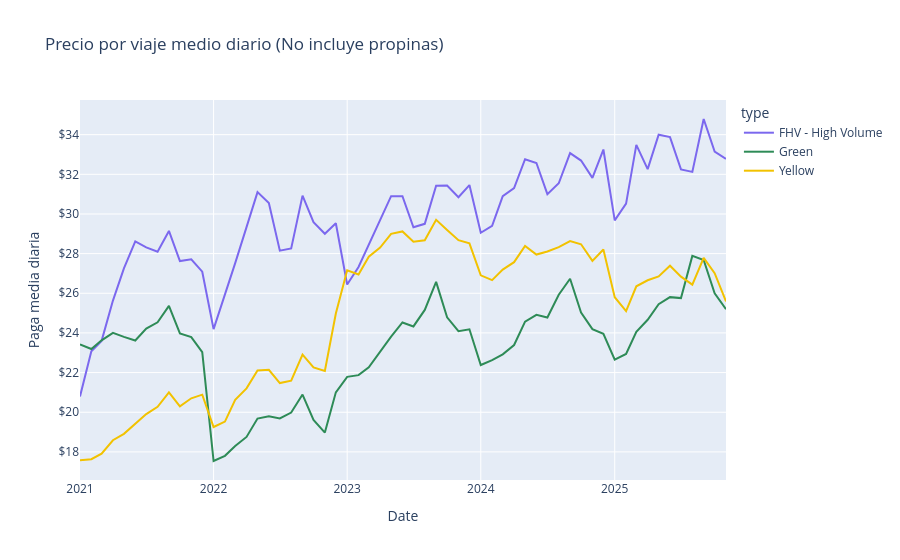

The cell this chart's notebook holds for it:
### Markdown cell above
Vemos que las distribuciones son prácticamente uniformes a lo largo de los años y muy parecidas. En 2021 se aprecia que la duración media de los viajes de taxis verdes era superior, lo que se puede explicar con que el primer año posterior al covid, la gente se movía entre distritos en taxi verde en vez de usar transporte público.
También hay una caida puntual sobre los taxis amarillos en octubre de 2023. Se considerará un error en los datos o un evento desconocido.

### Code cell
res3 = con.execute(f"""
WITH
daily_fhv AS (
  SELECT
    CAST(pickup_datetime AS DATE) AS day,
    AVG(total_amount) AS daily_avg
  FROM '{path_uber}'
  WHERE CAST(pickup_datetime AS DATE) >= DATE '2021-01-01'
    AND CAST(pickup_datetime AS DATE) <  DATE '2026-01-01'
  GROUP BY 1
),
monthly_fhv AS (
  SELECT
    CAST(date_trunc('month', day) AS DATE) AS month,
    AVG(daily_avg) AS monthly_avg,
    'FHV - High Volume' AS type
  FROM daily_fhv
  GROUP BY 1
),

daily_yellow AS (
  SELECT
    CAST(pickup_datetime AS DATE) AS day,
    AVG(total_amount) AS daily_avg
  FROM '{path_yellow}'
  WHERE CAST(pickup_datetime AS DATE) >= DATE '2021-01-01'
    AND CAST(pickup_datetime AS DATE) <  DATE '2026-01-01'
  GROUP BY 1
),
monthly_yellow AS (
  SELECT
    CAST(date_trunc('month', day) AS DATE) AS month,
    AVG(daily_avg) AS monthly_avg,
    'Yellow' AS type
  FROM daily_yellow
  GROUP BY 1
),

daily_green AS (
  SELECT
    CAST(pickup_datetime AS DATE) AS day,
    AVG(total_amount) AS daily_avg
  FROM '{path_green}'
  WHERE CAST(pickup_datetime AS DATE) >= DATE '2021-01-01'
    AND CAST(pickup_datetime AS DATE) <  DATE '2026-01-01'
  GROUP BY 1
),
monthly_green AS (
  SELECT
    CAST(date_trunc('month', day) AS DATE) AS month,
    AVG(daily_avg) AS monthly_avg,
    'Green' AS type
  FROM daily_green
  GROUP BY 1
)

SELECT * FROM monthly_fhv
WHERE month >= DATE '2021-01-01' AND month < DATE '2026-01-01'
UNION ALL
SELECT * FROM monthly_yellow
WHERE month >= DATE '2021-01-01' AND month < DATE '2025-12-01'
UNION ALL
SELECT * FROM monthly_green
WHERE month >= DATE '2021-01-01' AND month < DATE '2025-12-01'
ORDER BY month, type;
""").pl()


fig = px.line(
    res3,
    x="month",
    y="monthly_avg",
    color="type",
    title="Precio por viaje medio diario (No incluye propinas)",
    color_discrete_map=color_map,
)

fig.update_xaxes(dtick="M12", tickformat="%Y")
fig.update_layout(
    yaxis_tickprefix="$",
    yaxis_tickformat=",",   # 1,234.56 (cambia a ",.0f" si no quieres decimales)
)

fig.update_traces(
    hovertemplate="Date: %{x|%b %Y}<br>Paga media diaria: $%{y:,.2f}<extra>%{fullData.name}</extra>"
)

fig.update_layout(
    xaxis_title="Date",
    yaxis_title="Paga media diaria",
)

fig.show()

### Figure 1 — Plotly figure (JSON) as saved in the notebook; plotly's stock layout.template omitted (floating-point values rounded to 4 significant figures)
{"data": [{"hovertemplate": "Date: %{x|%b %Y}<br>Paga media diaria: $%{y:,.2f}<extra>%{fullData.name}</extra>", "legendgroup": "FHV - High Volume", "line": {"color": "#7B68EE", "dash": "solid"}, "marker": {"symbol": "circle"}, "mode": "lines", "name": "FHV - High Volume", "orientation": "v", "showlegend": true, "type": "scatter", "x": ["2021-01-01", "2021-02-01", "2021-03-01", "2021-04-01", "2021-05-01", "2021-06-01", "2021-07-01", "2021-08-01", "2021-09-01", "2021-10-01", "2021-11-01", "2021-12-01", "2022-01-01", "2022-02-01", "2022-03-01", "2022-04-01", "2022-05-01", "2022-06-01", "2022-07-01", "2022-08-01", "2022-09-01", "2022-10-01", "2022-11-01", "2022-12-01", "2023-01-01", "2023-02-01", "2023-03-01", "2023-04-01", "2023-05-01", "2023-06-01", "2023-07-01", "2023-08-01", "2023-09-01", "2023-10-01", "2023-11-01", "2023-12-01", "2024-01-01", "2024-02-01", "2024-03-01", "2024-04-01", "2024-05-01", "2024-06-01", "2024-07-01", "2024-08-01", "2024-09-01", "2024-10-01", "2024-11-01", "2024-12-01", "2025-01-01", "2025-02-01", "2025-03-01", "2025-04-01", "2025-05-01", "2025-06-01", "2025-07-01", "2025-08-01", "2025-09-01", "2025-10-01", "2025-11-01"], "xaxis": "x", "y": [20.8, 23.07, 23.6, 25.63, 27.25, 28.61, 28.32, 28.09, 29.14, 27.62, 27.72, 27.09, 24.19, 25.91, 27.52, 29.34, 31.1, 30.56, 28.15, 28.26, 30.93, 29.59, 29.0, 29.53, 26.44, 27.33, 28.46, 29.71, 30.9, 30.9, 29.33, 29.5, 31.43, 31.43, 30.84, 31.46, 29.05, 29.4, 30.89, 31.3, 32.76, 32.57, 31.0, 31.55, 33.07, 32.69, 31.82, 33.25, 29.68, 30.52, 33.49, 32.26, 33.99, 33.88, 32.25, 32.12, 34.79, 33.15, 32.78], "yaxis": "y"}, {"hovertemplate": "Date: %{x|%b %Y}<br>Paga media diaria: $%{y:,.2f}<extra>%{fullData.name}</extra>", "legendgroup": "Green", "line": {"color": "#2E8B57", "dash": "solid"}, "marker": {"symbol": "circle"}, "mode": "lines", "name": "Green", "orientation": "v", "showlegend": true, "type": "scatter", "x": ["2021-01-01", "2021-02-01", "2021-03-01", "2021-04-01", "2021-05-01", "2021-06-01", "2021-07-01", "2021-08-01", "2021-09-01", "2021-10-01", "2021-11-01", "2021-12-01", "2022-01-01", "2022-02-01", "2022-03-01", "2022-04-01", "2022-05-01", "2022-06-01", "2022-07-01", "2022-08-01", "2022-09-01", "2022-10-01", "2022-11-01", "2022-12-01", "2023-01-01", "2023-02-01", "2023-03-01", "2023-04-01", "2023-05-01", "2023-06-01", "2023-07-01", "2023-08-01", "2023-09-01", "2023-10-01", "2023-11-01", "2023-12-01", "2024-01-01", "2024-02-01", "2024-03-01", "2024-04-01", "2024-05-01", "2024-06-01", "2024-07-01", "2024-08-01", "2024-09-01", "2024-10-01", "2024-11-01", "2024-12-01", "2025-01-01", "2025-02-01", "2025-03-01", "2025-04-01", "2025-05-01", "2025-06-01", "2025-07-01", "2025-08-01", "2025-09-01", "2025-10-01", "2025-11-01"], "xaxis": "x", "y": [23.42, 23.19, 23.63, 24.0, 23.8, 23.62, 24.22, 24.54, 25.37, 23.97, 23.79, 23.03, 17.54, 17.8, 18.29, 18.76, 19.68, 19.8, 19.69, 19.98, 20.89, 19.61, 18.97, 21.0, 21.78, 21.87, 22.27, 23.06, 23.82, 24.53, 24.33, 25.16, 26.58, 24.79, 24.09, 24.18, 22.38, 22.63, 22.92, 23.39, 24.57, 24.92, 24.78, 25.93, 26.73, 25.03, 24.19, 23.95, 22.65, 22.94, 24.06, 24.66, 25.45, 25.81, 25.76, 27.89, 27.68, 26.0, 25.19], "yaxis": "y"}, {"hovertemplate": "Date: %{x|%b %Y}<br>Paga media diaria: $%{y:,.2f}<extra>%{fullData.name}</extra>", "legendgroup": "Yellow", "line": {"color": "#F2C200", "dash": "solid"}, "marker": {"symbol": "circle"}, "mode": "lines", "name": "Yellow", "orientation": "v", "showlegend": true, "type": "scatter", "x": ["2021-01-01", "2021-02-01", "2021-03-01", "2021-04-01", "2021-05-01", "2021-06-01", "2021-07-01", "2021-08-01", "2021-09-01", "2021-10-01", "2021-11-01", "2021-12-01", "2022-01-01", "2022-02-01", "2022-03-01", "2022-04-01", "2022-05-01", "2022-06-01", "2022-07-01", "2022-08-01", "2022-09-01", "2022-10-01", "2022-11-01", "2022-12-01", "2023-01-01", "2023-02-01", "2023-03-01", "2023-04-01", "2023-05-01", "2023-06-01", "2023-07-01", "2023-08-01", "2023-09-01", "2023-10-01", "2023-11-01", "2023-12-01", "2024-01-01", "2024-02-01", "2024-03-01", "2024-04-01", "2024-05-01", "2024-06-01", "2024-07-01", "2024-08-01", "2024-09-01", "2024-10-01", "2024-11-01", "2024-12-01", "2025-01-01", "2025-02-01", "2025-03-01", "2025-04-01", "2025-05-01", "2025-06-01", "2025-07-01", "2025-08-01", "2025-09-01", "2025-10-01", "2025-11-01"], "xaxis": "x", "y": [17.58, 17.63, 17.91, 18.59, 18.91, 19.43, 19.91, 20.27, 21.0, 20.3, 20.7, 20.89, 19.25, 19.53, 20.63, 21.21, 22.1, 22.14, 21.47, 21.59, 22.9, 22.26, 22.08, 24.98, 27.16, 26.95, 27.85, 28.3, 29.0, 29.12, 28.6, 28.67, 29.71, 29.2, 28.68, 28.52, 26.91, 26.66, 27.19, 27.57, 28.39, 27.95, 28.11, 28.32, 28.63, 28.47, 27.63, 28.21, 25.8, 25.1, 26.35, 26.66, 26.85, 27.39, 26.84, 26.44, 27.79, 27.02, 25.59], "yaxis": "y"}], "layout": {"legend": {"title": {"text": "type"}, "tracegroupgap": 0}, "title": {"text": "Precio por viaje medio diario (No incluye propinas)"}, "xaxis": {"anchor": "y", "domain": [0, 1], "dtick": "M12", "tickformat": "%Y", "title": {"text": "Date"}}, "yaxis": {"anchor": "x", "domain": [0, 1], "tickformat": ",", "tickprefix": "$", "title": {"text": "Paga media diaria"}}}}
